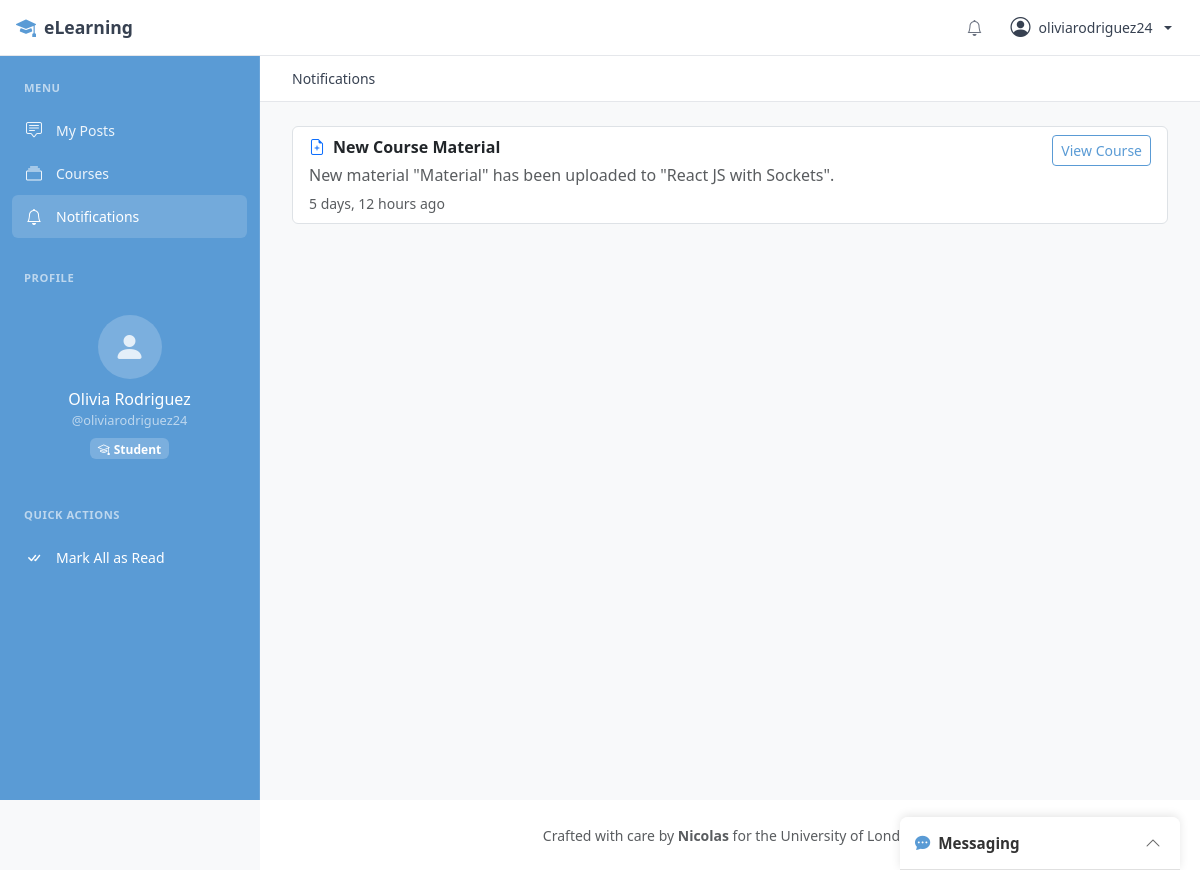
The page /notifications/ (signed in) on the database as committed earlier.
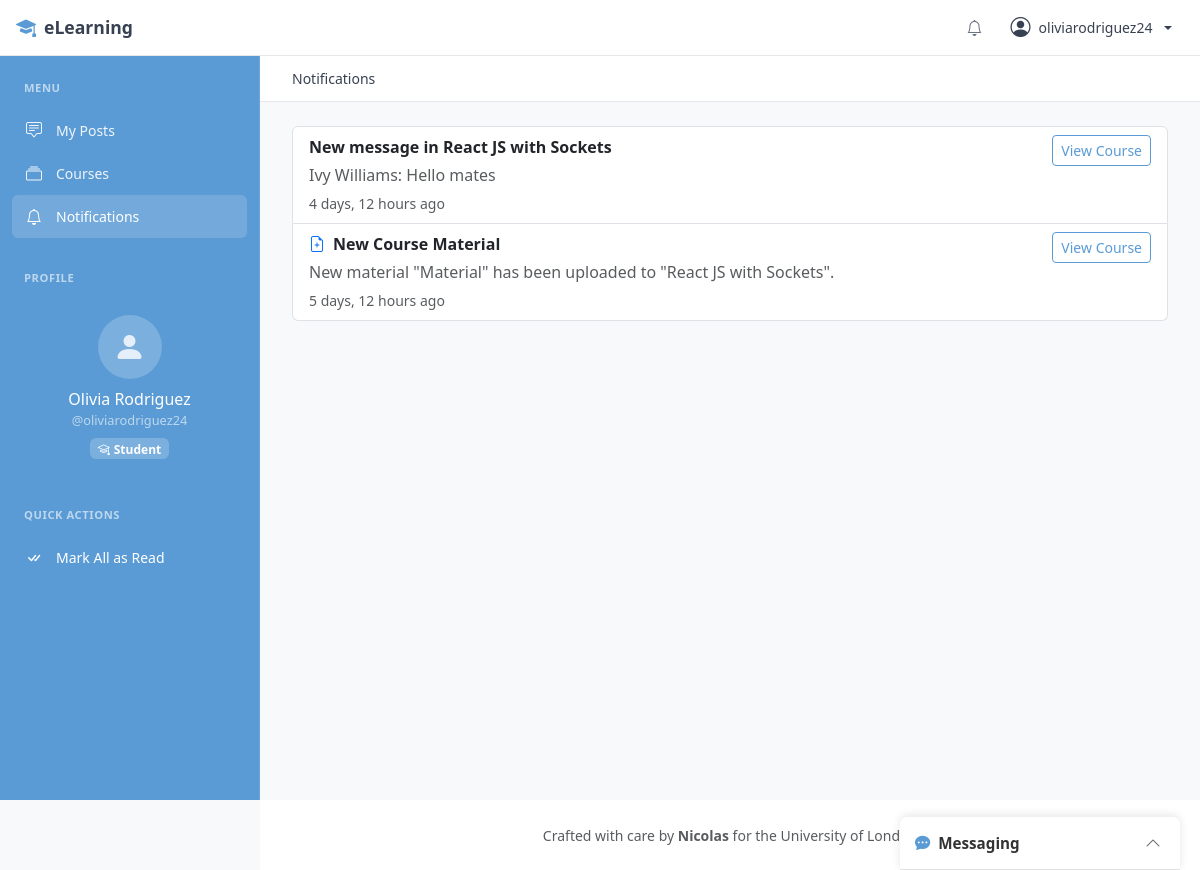
The same page on the database as committed later.
### apps/notifications/models.py (models this page shows, shortened)
class Notification(models.Model):
    class NotificationType(models.TextChoices):
        ENROLLMENT = 'enrollment', 'New Enrollment'
        NEW_MATERIAL = 'new_material', 'New Material'
        NEW_RATING = 'new_rating', 'New Rating'
    recipient = models.ForeignKey(
        settings.AUTH_USER_MODEL,
        on_delete=models.CASCADE,
        related_name='notifications'
    )
    notification_type = models.CharField(
        max_length=20,
        choices=NotificationType.choices
    )
    title = models.CharField(max_length=200)
    message = models.TextField()
    course = models.ForeignKey(
        'courses.Course',
        on_delete=models.CASCADE,
        related_name='notifications',
        null=True,
        blank=True
    )
    actor = models.ForeignKey(
        settings.AUTH_USER_MODEL,
        on_delete=models.SET_NULL,
        null=True,
        blank=True,
        related_name='notifications_sent'
    )
    is_read = models.BooleanField(default=False)
    created_at = models.DateTimeField(auto_now_add=True)
    class Meta:
        ordering = ['-created_at']

### apps/notifications/views.py (the view)
# urls.py: path('', views.NotificationListView.as_view(), name='list'),
class NotificationListView(LoginRequiredMixin, ListView):
    model = Notification
    template_name = 'notifications/notification_list.html'
    context_object_name = 'notifications'
    paginate_by = 20
    def get_queryset(self):
        return Notification.objects.filter(recipient=self.request.user)

### apps/accounts/models.py (called while the page is built)
    @property
    def is_teacher(self):
        return self.user_type == self.UserType.TEACHER

### templates/notifications/notification_list.html (shortened to what this page needs)
{% extends 'base_sidebar.html' %}
{% block sidebar %}
{% with active_menu='notifications' %}{% include 'includes/sidebar_menu.html' %}{% endwith %}
<div class="sidebar-section">
    <div class="sidebar-section-title">Quick Actions</div>
    {% if notifications %}
        <a href="{% url 'notifications:mark_all_as_read' %}" class="sidebar-link sidebar-action">
            <i class="bi bi-check-all"></i>
            <span>Mark All as Read</span>
        </a>
    {% endif %}
</div>
{% endblock sidebar %}
{% block breadcrumb %}
<div class="breadcrumb-bar">
    <nav aria-label="breadcrumb">
        <ol class="breadcrumb">
            <li class="breadcrumb-item active">Notifications</li>
        </ol>
    </nav>
</div>
{% endblock breadcrumb %}
{% block content %}
{% if notifications %}
    <div class="list-group">
        {% for notification in notifications %}
            <div class="list-group-item " >
                <div class="d-flex justify-content-between align-items-start">
                    <div class="flex-grow-1">
                        <div class="d-flex align-items-center mb-1">
                            {% if notification.notification_type == 'enrollment' %}
                                <i class="bi bi-person-plus text-success me-2"></i>
                            {% elif notification.notification_type == 'new_material' %}
                                <i class="bi bi-file-earmark-plus text-primary me-2"></i>
                            {% elif notification.notification_type == 'new_rating' %}
                                <i class="bi bi-star text-warning me-2"></i>
                            {% endif %}
                            <strong>{{ notification.title }}</strong>
                        </div>
                        <p class="mb-1 text-muted">{{ notification.message }}</p>
                        <small class="text-muted">{{ notification.created_at|timesince }} ago</small>
                    </div>
                    <div class="ms-3 d-flex gap-2">
                        {% if notification.course %}
                            <a href="{% url 'courses:course_detail' notification.course.pk %}"
                               class="btn btn-outline-primary btn-sm">View Course</a>
                        {% endif %}
                    </div>
                </div>
            </div>
        {% endfor %}
    </div>
{% else %}
    <div class="text-center py-5">
        <i class="bi bi-bell-slash text-muted" style="font-size: 3rem;"></i>
        <p class="text-muted mt-3 mb-0">No notifications yet.</p>
    </div>
{% endif %}
{% endblock %}

Rows that differ between the two databases and show on the page:
added Notification: title "New message in React JS with Sockets", message "Ivy Williams: Hello mates", created_at "4 days, 12 hours", shows "View Course"
